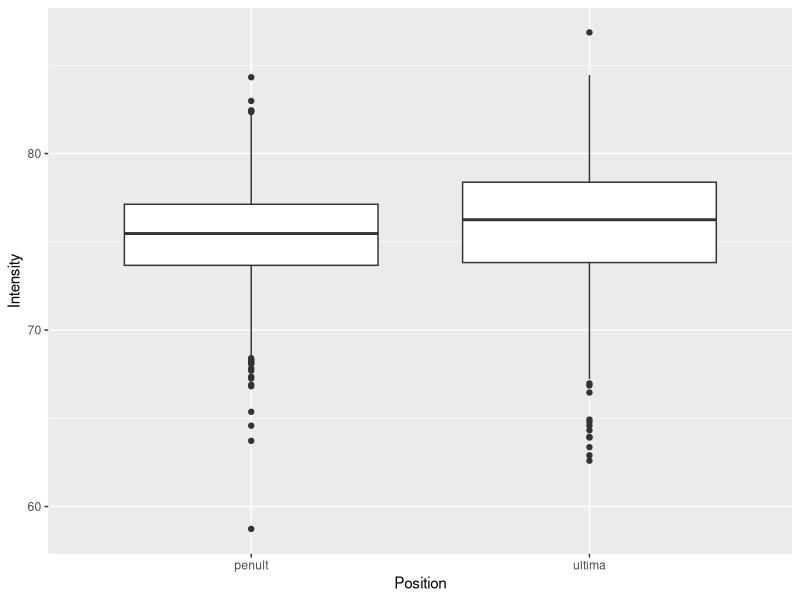

Here is the R script that generated this plot:
## ---- chunk 1
options(htmltools.dir.version = FALSE)
## ---- chunk 2

library(tidyverse)

# Loading the dataframe
pse_stress <- read_tsv("data/pse-stress-simplified.csv") %>% 
                          mutate(Word = fct_recode(Word),
                                Position = fct_recode(Position),
                                Vowel = fct_recode(Vowel),
                                Weight = fct_recode(Weight),
                                Focus = fct_recode(Focus),
                                Final = fct_recode(Final),
                                )
                                      
# A simple boxplot of intensity
int <- ggplot(pse_stress, aes(Position, Intensity))
int + geom_boxplot()
